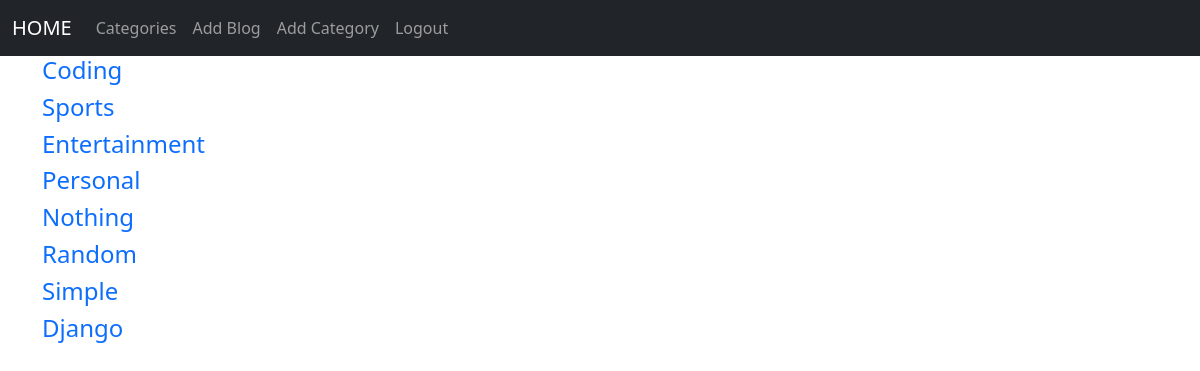
/catlist/ (signed in), run on the app's committed database.
### app1/models.py (models this page shows, shortened)
class Category(models.Model):
    name = models.CharField(max_length=200)
    def __str__(self):
        return str(self.name)

### app1/views.py (the view)
# urls.py: path('catlist/',Catlist,name='catlist_view'),
def Catlist(request):
    categories  = Category.objects.all()
    return render(request,'app1/catlist.html',{'var':categories})

### app1/templates/app1/catlist.html
{% extends 'app1/base.html' %}
{% block content %}
   {% for x in var %}
  <h4><a style="text-decoration: none;" href="{% url 'catdetail_view' x %}">{{ x }}</a><br></h4>
   {% endfor %}
{% endblock %}

### data on the page
Category: name "Coding"
Category: name "Sports"
Category: name "Entertainment"
Category: name "Personal"
Category: name "Nothing"
Category: name "Random"
Category: name "Simple"
Category: name "Django"
